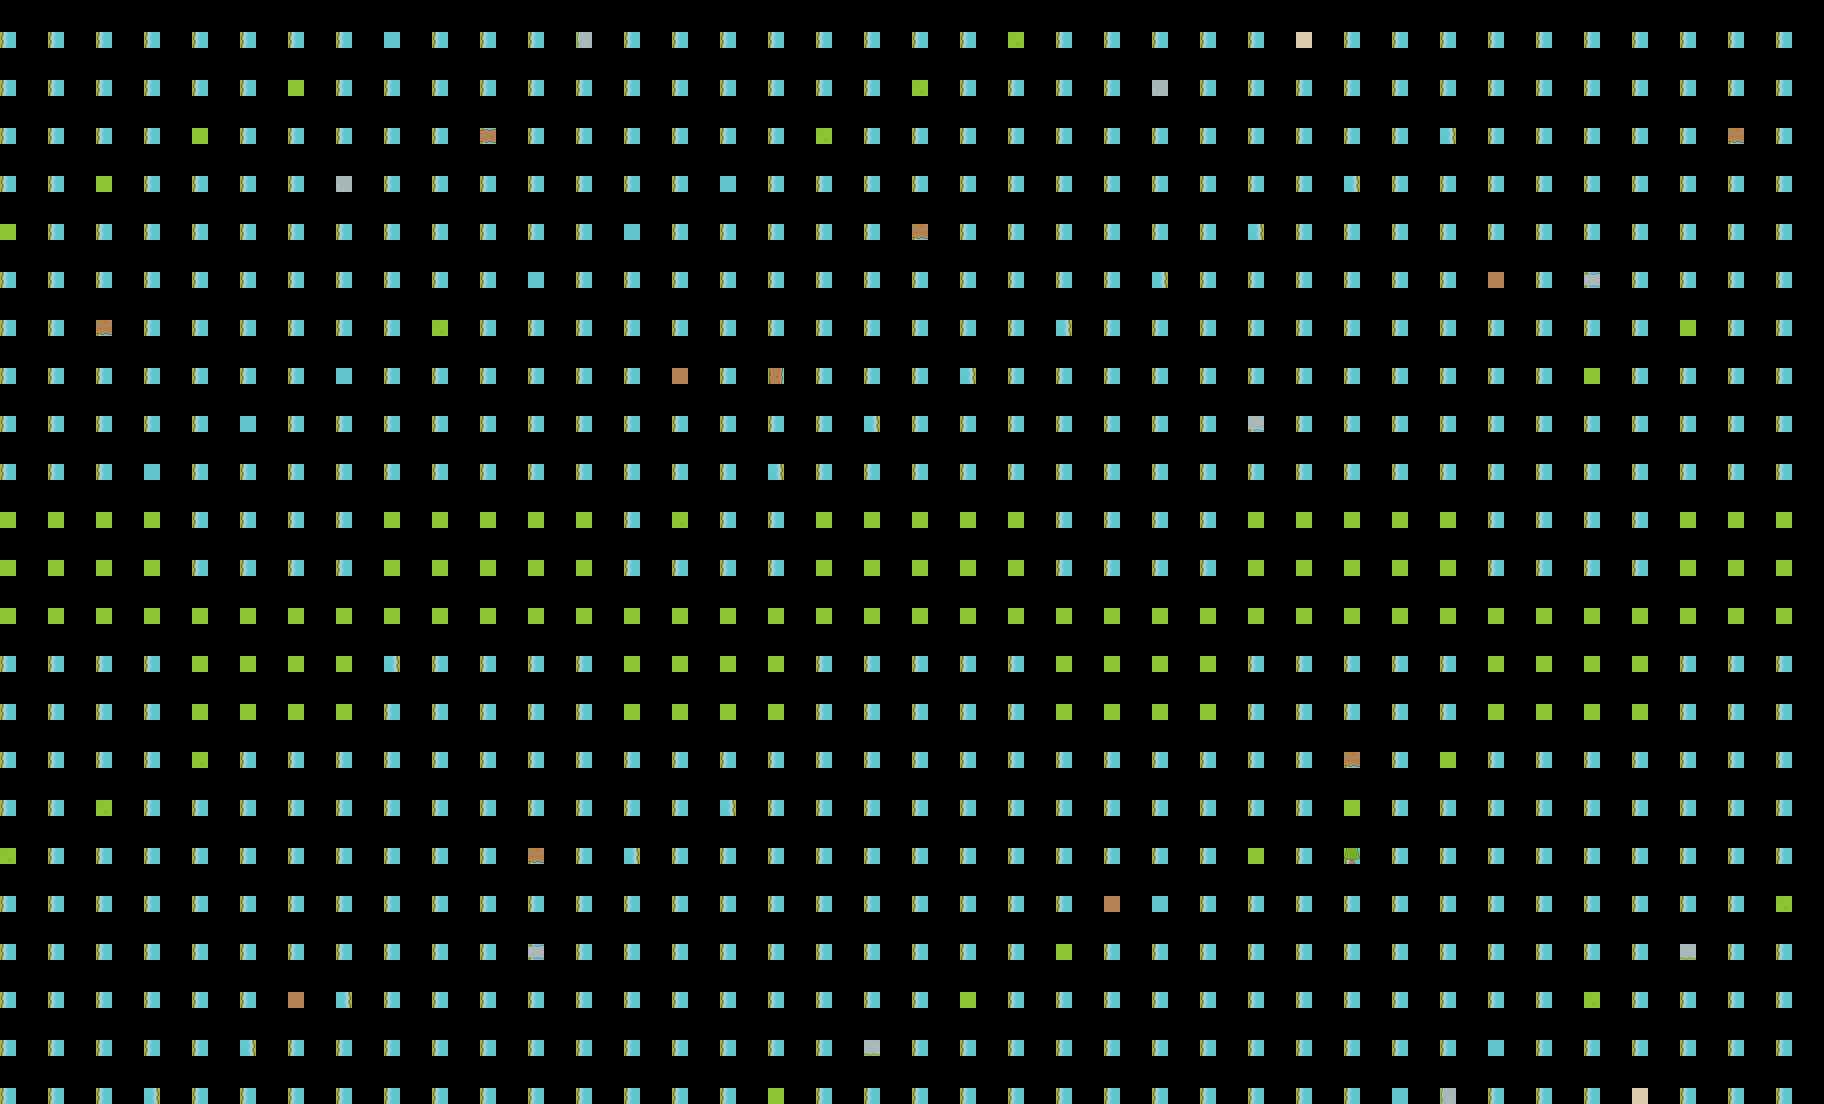

This game map was drawn from its Tiled (.tmx) file and the tilesets committed beside it. A one-line description and the full map source follow:
An orthogonal 38x23 tile map with 48x48 px tiles, 3 tile layers (Ground, Ground overlay, Decor) and 4 objects.

<map version="1.10" tiledversion="1.10.2" orientation="orthogonal" renderorder="right-down" width="38" height="23" tilewidth="48" tileheight="48" infinite="0" nextlayerid="5" nextobjectid="5">
 <tileset firstgid="1" name="KenneyRoguelike" tilewidth="16" tileheight="16" spacing="1">
  <image source="../kenney/roguelike/tiles.png" width="968" height="526" />
 </tileset>
 <layer id="1" name="Ground" width="38" height="23">
  <data encoding="csv">
60,60,60,60,60,60,60,60,61,60,60,60,60,60,60,60,60,60,60,60,60,6,60,60,60,60,60,60,60,60,60,60,60,60,60,60,60,60,
60,60,60,60,60,60,63,60,60,60,60,60,60,60,60,60,60,60,60,6,60,60,60,60,60,60,60,60,60,60,60,60,60,60,60,60,60,60,
60,60,60,60,63,60,60,60,60,60,60,60,60,60,60,60,60,6,60,60,60,60,60,60,60,60,60,60,60,60,62,60,60,60,60,60,60,60,
60,60,63,60,60,60,60,60,60,60,60,60,60,60,60,61,60,60,60,60,60,60,60,60,60,60,60,60,62,60,60,60,60,60,60,60,60,60,
63,60,60,60,60,60,60,60,60,60,60,60,60,61,60,60,60,60,60,60,60,60,60,60,60,60,62,60,60,60,60,60,60,60,60,60,60,60,
60,60,60,60,60,60,60,60,60,60,60,61,60,60,60,60,60,60,60,60,60,60,60,60,62,60,60,60,60,60,60,60,60,60,60,60,60,60,
60,60,60,60,60,60,60,60,60,6,60,60,60,60,60,60,60,60,60,60,60,60,62,60,60,60,60,60,60,60,60,60,60,60,60,63,60,60,
60,60,60,60,60,60,60,61,60,60,60,60,60,60,60,60,60,60,60,60,62,60,60,60,60,60,60,60,60,60,60,60,60,63,60,60,60,60,
60,60,60,60,60,61,60,60,60,60,60,60,60,60,60,60,60,60,62,60,60,60,60,60,60,60,60,60,60,60,60,60,60,60,60,60,60,60,
60,60,60,61,60,60,60,60,60,60,60,60,60,60,60,60,62,60,60,60,60,60,60,60,60,60,60,60,60,60,60,60,60,60,60,60,60,60,
63,63,63,63,60,60,60,60,63,63,63,63,63,60,6,60,60,63,63,63,63,63,60,60,60,60,63,63,63,63,63,60,60,60,60,63,63,63,
63,63,63,63,60,60,60,60,63,63,63,63,63,60,60,60,60,63,63,63,63,63,60,60,60,60,63,63,63,63,63,60,60,60,60,63,63,63,
63,63,63,63,63,63,63,63,63,63,63,63,63,63,63,63,63,63,63,63,63,63,63,63,63,63,63,63,63,63,63,63,63,63,63,63,63,63,
60,60,60,60,63,63,63,63,62,60,60,60,60,63,63,63,63,60,60,60,60,60,63,63,63,63,60,60,60,60,60,63,63,63,63,60,60,60,
60,60,60,60,63,63,63,63,60,60,60,60,60,63,63,63,63,60,60,60,60,60,63,63,63,63,60,60,60,60,60,63,63,63,63,60,60,60,
60,60,60,60,6,60,60,60,60,60,60,60,60,60,60,60,60,60,60,60,60,60,60,60,60,60,60,60,60,60,63,60,60,60,60,60,60,60,
60,60,6,60,60,60,60,60,60,60,60,60,60,60,60,62,60,60,60,60,60,60,60,60,60,60,60,60,63,60,60,60,60,60,60,60,60,60,
6,60,60,60,60,60,60,60,60,60,60,60,60,62,60,60,60,60,60,60,60,60,60,60,60,60,63,60,60,60,60,60,60,60,60,60,60,60,
60,60,60,60,60,60,60,60,60,60,60,60,60,60,60,60,60,60,60,60,60,60,60,60,61,60,60,60,60,60,60,60,60,60,60,60,60,6,
60,60,60,60,60,60,60,60,60,60,60,60,60,60,60,60,60,60,60,60,60,60,63,60,60,60,60,60,60,60,60,60,60,60,60,6,60,60,
60,60,60,60,60,60,60,62,60,60,60,60,60,60,60,60,60,60,60,60,63,60,60,60,60,60,60,60,60,60,60,60,60,6,60,60,60,60,
60,60,60,60,60,62,60,60,60,60,60,60,60,60,60,60,60,60,63,60,60,60,60,60,60,60,60,60,60,60,60,61,60,60,60,60,60,60,
60,60,60,62,60,60,60,60,60,60,60,60,60,60,60,60,63,60,60,60,60,60,60,60,60,60,60,60,60,61,60,60,60,60,60,60,60,60
  </data>
 </layer>
 <layer id="2" name="Ground overlay" width="38" height="23">
  <data encoding="csv">
0,0,0,0,0,0,0,0,0,0,0,0,920,0,0,0,0,0,0,0,0,0,0,0,0,0,0,0,0,0,0,0,0,0,0,0,0,0,
0,0,0,0,0,0,0,0,0,0,0,0,0,0,0,0,0,0,0,0,0,0,0,0,921,0,0,0,0,0,0,0,0,0,0,0,0,0,
0,0,0,0,0,0,0,0,0,0,0,0,0,0,0,0,0,0,0,0,0,0,0,0,0,0,0,0,0,0,0,0,0,0,0,0,636,0,
0,0,0,0,0,0,0,921,0,0,0,0,0,0,0,0,0,0,0,0,0,0,0,0,0,0,0,0,0,0,0,0,0,0,0,0,0,0,
0,0,0,0,0,0,0,0,0,0,0,0,0,0,0,0,0,0,0,636,0,0,0,0,0,0,0,0,0,0,0,0,0,0,0,0,0,0,
0,0,0,0,0,0,0,0,0,0,0,0,0,0,0,0,0,0,0,0,0,0,0,0,0,0,0,0,0,0,0,579,0,0,0,0,0,0,
0,0,636,0,0,0,0,0,0,0,0,0,0,0,0,0,0,0,0,0,0,0,0,0,0,0,0,0,0,0,0,0,0,0,0,0,0,0,
0,0,0,0,0,0,0,0,0,0,0,0,0,0,579,0,0,0,0,0,0,0,0,0,0,0,0,0,0,0,0,0,0,0,0,0,0,0,
0,0,0,0,0,0,0,0,0,0,0,0,0,0,0,0,0,0,0,0,0,0,0,0,0,0,978,0,0,0,0,0,0,0,0,0,0,0,
0,0,0,0,0,0,0,0,0,0,0,0,0,0,0,0,0,0,0,0,0,0,0,0,0,0,0,0,0,0,0,0,0,0,0,0,0,0,
0,0,0,0,0,0,0,0,0,0,0,0,0,0,0,0,0,0,0,0,0,0,0,0,0,0,0,0,0,0,0,0,0,0,0,0,0,0,
0,0,0,0,0,0,0,0,0,0,0,0,0,0,0,0,0,0,0,0,0,0,0,0,0,0,0,0,0,0,0,0,0,0,0,0,0,0,
0,0,0,0,0,0,0,0,0,0,0,0,0,0,0,0,0,0,0,0,0,0,0,0,0,0,0,0,0,0,0,0,0,0,0,0,0,0,
0,0,0,0,0,0,0,0,0,0,0,0,0,0,0,0,0,0,0,0,0,0,0,0,0,0,0,0,0,0,0,0,0,0,0,0,0,0,
0,0,0,0,0,0,0,0,0,0,0,0,0,0,0,0,0,0,0,0,0,0,0,0,0,0,0,0,0,0,0,0,0,0,0,0,0,0,
0,0,0,0,0,0,0,0,0,0,0,0,0,0,0,0,0,0,0,0,0,0,0,0,0,0,0,0,636,0,0,0,0,0,0,0,0,0,
0,0,0,0,0,0,0,0,0,0,0,0,0,0,0,0,0,0,0,0,0,0,0,0,0,0,0,0,0,0,0,0,0,0,0,0,0,0,
0,0,0,0,0,0,0,0,0,0,0,636,0,0,0,0,0,0,0,0,0,0,0,0,0,0,0,0,0,0,0,0,0,0,0,0,0,0,
0,0,0,0,0,0,0,0,0,0,0,0,0,0,0,0,0,0,0,0,0,0,0,579,0,0,0,0,0,0,0,0,0,0,0,0,0,0,
0,0,0,0,0,0,0,0,0,0,0,0,0,0,0,0,0,0,0,0,0,0,0,0,0,0,0,0,0,0,0,0,0,0,0,978,0,0,
0,0,0,0,0,0,579,0,0,0,0,0,0,0,0,0,0,0,0,0,0,0,0,0,0,0,0,0,0,0,0,0,0,0,0,0,0,0,
0,0,0,0,0,0,0,0,0,0,0,0,0,0,0,0,0,0,978,0,0,0,0,0,0,0,0,0,0,0,0,0,0,0,0,0,0,0,
0,0,0,0,0,0,0,0,0,0,0,0,0,0,0,0,0,0,0,0,0,0,0,0,0,0,0,0,0,0,920,0,0,0,0,0,0,0
  </data>
 </layer>
 <layer id="3" name="Decor" width="38" height="23">
  <data encoding="csv">
0,0,0,0,0,0,0,0,0,0,0,0,0,0,0,0,0,0,0,0,0,0,0,0,0,0,0,874,0,0,0,0,0,0,0,0,0,0,
0,0,0,0,0,0,0,0,0,0,0,0,0,0,0,0,0,0,0,0,0,0,0,0,0,0,0,0,0,0,0,0,0,0,0,0,0,0,
0,0,0,0,0,0,0,0,0,0,466,0,0,0,0,0,0,0,0,0,0,0,0,0,0,0,0,0,0,0,0,0,0,0,0,0,0,0,
0,0,0,0,0,0,0,0,0,0,0,0,0,0,0,0,0,0,0,0,0,0,0,0,0,0,0,0,0,0,0,0,0,0,0,0,0,0,
0,0,0,0,0,0,0,0,0,0,0,0,0,0,0,0,0,0,0,0,0,0,0,0,0,0,0,0,0,0,0,0,0,0,0,0,0,0,
0,0,0,0,0,0,0,0,0,0,0,0,0,0,0,0,0,0,0,0,0,0,0,0,0,0,0,0,0,0,0,0,0,808,0,0,0,0,
0,0,0,0,0,0,0,0,0,0,0,0,0,0,0,0,0,0,0,0,0,0,0,0,0,0,0,0,0,0,0,0,0,0,0,0,0,0,
0,0,0,0,0,0,0,0,0,0,0,0,0,0,0,0,409,0,0,0,0,0,0,0,0,0,0,0,0,0,0,0,0,0,0,0,0,0,
0,0,0,0,0,0,0,0,0,0,0,0,0,0,0,0,0,0,0,0,0,0,0,0,0,0,0,0,0,0,0,0,0,0,0,0,0,0,
0,0,0,0,0,0,0,0,0,0,0,0,0,0,0,0,0,0,0,0,0,0,0,0,0,0,0,0,0,0,0,0,0,0,0,0,0,0,
0,0,0,0,0,0,0,0,0,0,0,0,0,0,0,0,0,0,0,0,0,0,0,0,0,0,0,0,0,0,0,0,0,0,0,0,0,0,
0,0,0,0,0,0,0,0,0,0,0,0,0,0,0,0,0,0,0,0,0,0,0,0,0,0,0,0,0,0,0,0,0,0,0,0,0,0,
0,0,0,0,0,0,0,0,0,0,0,0,0,0,0,0,0,0,0,0,0,0,0,0,0,0,0,0,0,0,0,0,0,0,0,0,0,0,
0,0,0,0,0,0,0,0,0,0,0,0,0,0,0,0,0,0,0,0,0,0,0,0,0,0,0,0,0,0,0,0,0,0,0,0,0,0,
0,0,0,0,0,0,0,0,0,0,0,0,0,0,0,0,0,0,0,0,0,0,0,0,0,0,0,0,0,0,0,0,0,0,0,0,0,0,
0,0,0,0,0,0,0,0,0,0,0,0,0,0,0,0,0,0,0,0,0,0,0,0,0,0,0,0,0,0,0,0,0,0,0,0,0,0,
0,0,0,0,0,0,0,0,0,0,0,0,0,0,0,0,0,0,0,0,0,0,0,0,0,0,0,0,0,0,0,0,0,0,0,0,0,0,
0,0,0,0,0,0,0,0,0,0,0,0,0,0,0,0,0,0,0,0,0,0,0,0,0,0,0,0,644,0,0,0,0,0,0,0,0,0,
0,0,0,0,0,0,0,0,0,0,0,0,0,0,0,0,0,0,0,0,0,0,0,0,0,0,0,0,0,0,0,0,0,0,0,0,0,0,
0,0,0,0,0,0,0,0,0,0,0,808,0,0,0,0,0,0,0,0,0,0,0,0,0,0,0,0,0,0,0,0,0,0,0,0,0,0,
0,0,0,0,0,0,0,0,0,0,0,0,0,0,0,0,0,0,0,0,0,0,0,0,0,0,0,0,0,0,0,0,0,0,0,0,0,0,
0,0,0,0,0,0,0,0,0,0,0,0,0,0,0,0,0,0,0,0,0,0,0,0,0,0,0,0,0,0,0,0,0,0,0,0,0,0,
0,0,0,0,0,0,0,0,0,0,0,0,0,0,0,0,0,0,0,0,0,0,0,0,0,0,0,0,0,0,0,0,0,0,874,0,0,0
  </data>
 </layer>
 <objectgroup id="4" name="collision">
  <object id="1" x="0" y="0" width="1824" height="24" />
  <object id="2" x="0" y="1080" width="1824" height="24" />
  <object id="3" x="0" y="0" width="24" height="1104" />
  <object id="4" x="1800" y="0" width="24" height="1104" />
 </objectgroup>
</map>
